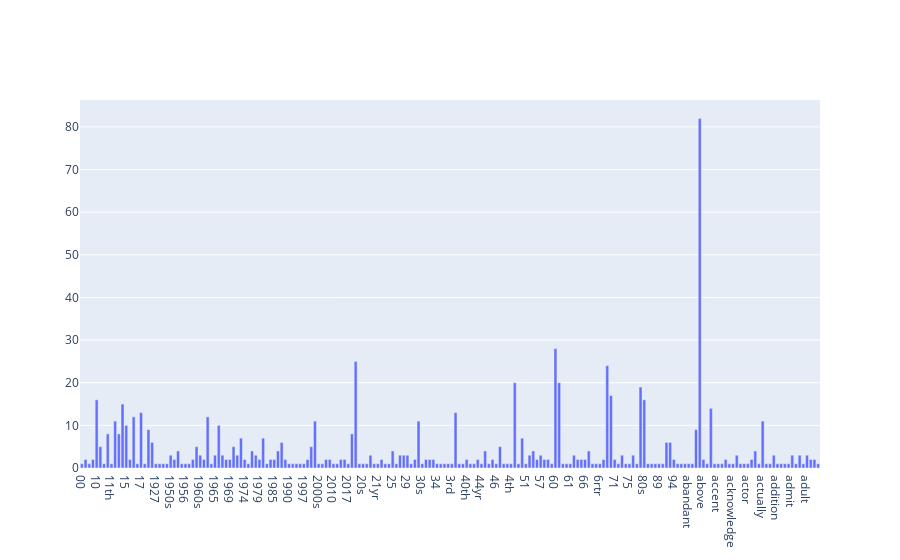

The notebook cell saved with this chart:
### Code cell
# plot barchart of each term frequency with plotly
import plotly.graph_objects as go
fig = go.Figure(data=[go.Bar(x=terms[:200], y=term_sums[:200])])
fig.update_layout()
fig.show()

### Figure 1 — Plotly figure (JSON) as saved in the notebook; plotly's stock layout.template omitted (floating-point values rounded to 4 significant figures; data arrays with more than 128 entries replaced by an {"elided": "..."} marker saying what was removed)
{"data": [{"type": "bar", "x": {"elided": "200 str values"}, "y": {"elided": "200 int values"}}], "layout": {}}
